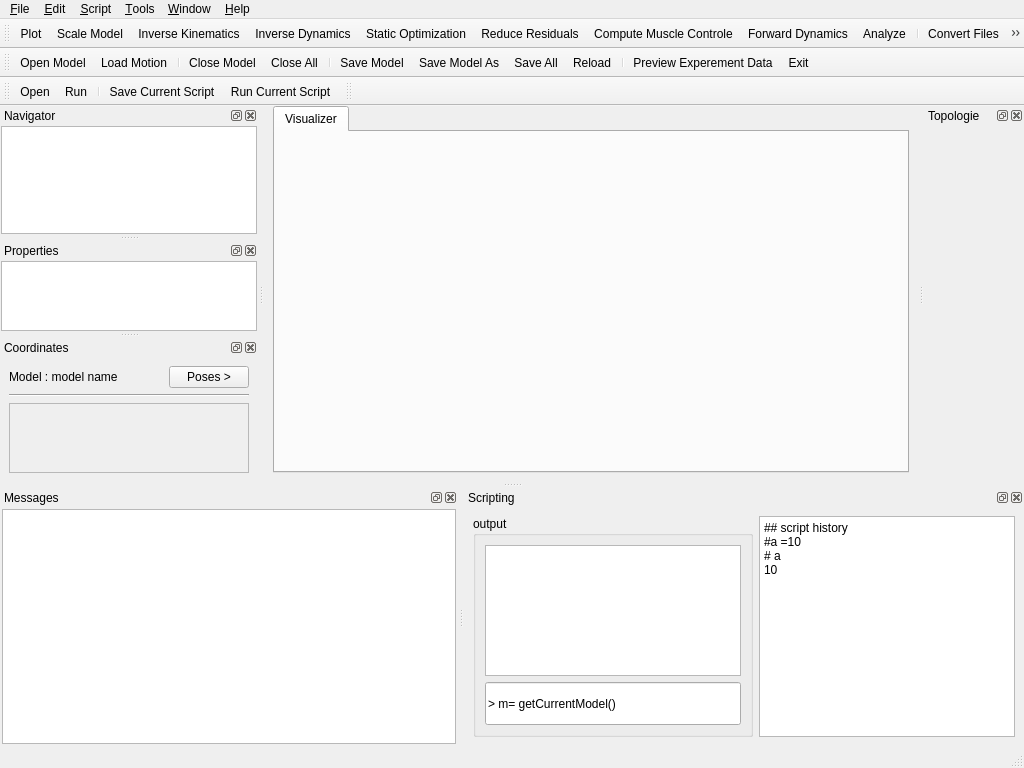
<?xml version="1.0" encoding="UTF-8"?>
<ui version="4.0">
 <class>vsMainWindow</class>
 <widget class="QMainWindow" name="vsMainWindow">
  <property name="geometry">
   <rect>
    <x>0</x>
    <y>0</y>
    <width>1024</width>
    <height>768</height>
   </rect>
  </property>
  <property name="mouseTracking">
   <bool>true</bool>
  </property>
  <property name="acceptDrops">
   <bool>true</bool>
  </property>
  <property name="windowTitle">
   <string notr="true">OpenSim 4.1</string>
  </property>
  <widget class="QWidget" name="centralwidget">
   <property name="sizePolicy">
    <sizepolicy hsizetype="Preferred" vsizetype="Preferred">
     <horstretch>0</horstretch>
     <verstretch>3</verstretch>
    </sizepolicy>
   </property>
   <layout class="QHBoxLayout" name="horizontalLayout_4">
    <property name="sizeConstraint">
     <enum>QLayout::SetDefaultConstraint</enum>
    </property>
    <property name="topMargin">
     <number>0</number>
    </property>
    <item>
     <widget class="QTabWidget" name="tabWidget">
      <property name="currentIndex">
       <number>0</number>
      </property>
      <widget class="QWidget" name="VtkVisualizerLayout">
       <property name="sizePolicy">
        <sizepolicy hsizetype="Expanding" vsizetype="Expanding">
         <horstretch>0</horstretch>
         <verstretch>0</verstretch>
        </sizepolicy>
       </property>
       <property name="whatsThis">
        <string>VtkVisualizer</string>
       </property>
       <property name="accessibleName">
        <string>VtkVisualizer</string>
       </property>
       <attribute name="icon">
        <iconset resource="../resource.qrc">
         <normaloff>:/Data/Images/DefaultIcon/4-direction-alt.png</normaloff>:/Data/Images/DefaultIcon/4-direction-alt.png</iconset>
       </attribute>
       <attribute name="title">
        <string>Visualizer</string>
       </attribute>
       <layout class="QVBoxLayout" name="verticalLayout_2">
        <property name="spacing">
         <number>2</number>
        </property>
        <property name="leftMargin">
         <number>1</number>
        </property>
        <property name="topMargin">
         <number>1</number>
        </property>
        <property name="rightMargin">
         <number>1</number>
        </property>
        <property name="bottomMargin">
         <number>1</number>
        </property>
        <item>
         <widget class="vsVisualizerVTK" name="vtkVisualiser" native="true">
          <property name="sizePolicy">
           <sizepolicy hsizetype="Expanding" vsizetype="Expanding">
            <horstretch>0</horstretch>
            <verstretch>0</verstretch>
           </sizepolicy>
          </property>
         </widget>
        </item>
       </layout>
      </widget>
     </widget>
    </item>
   </layout>
  </widget>
  <widget class="QMenuBar" name="menubar">
   <property name="geometry">
    <rect>
     <x>0</x>
     <y>0</y>
     <width>1024</width>
     <height>22</height>
    </rect>
   </property>
   <widget class="QMenu" name="menu_File">
    <property name="title">
     <string>&amp;File</string>
    </property>
    <addaction name="actionNew_Model"/>
    <addaction name="actionOpen_Model"/>
    <addaction name="actionLoad_Motion"/>
    <addaction name="separator"/>
    <addaction name="actionRecent_Files"/>
    <addaction name="separator"/>
    <addaction name="actionClose_Model"/>
    <addaction name="actionClose_All"/>
    <addaction name="separator"/>
    <addaction name="actionSave_Model"/>
    <addaction name="actionSave_Model_As"/>
    <addaction name="actionSave_All"/>
    <addaction name="actionReload"/>
    <addaction name="separator"/>
    <addaction name="actionPreview_Experement_Data"/>
    <addaction name="actionE_xit"/>
   </widget>
   <widget class="QMenu" name="menu_Edit">
    <property name="title">
     <string>&amp;Edit</string>
    </property>
    <addaction name="actionExcitations"/>
    <addaction name="actionPreferences"/>
    <addaction name="actionFile_xml"/>
    <addaction name="actionCurrent_model_Externally"/>
   </widget>
   <widget class="QMenu" name="menu_Script">
    <property name="title">
     <string>&amp;Script</string>
    </property>
    <addaction name="actionOpen"/>
    <addaction name="actionOpen_Recent"/>
    <addaction name="separator"/>
    <addaction name="actionSave_Current_Script"/>
    <addaction name="separator"/>
    <addaction name="actionRun"/>
    <addaction name="actionRun_Recent"/>
    <addaction name="separator"/>
    <addaction name="actionRun_Current_Script"/>
   </widget>
   <widget class="QMenu" name="menu_Tools">
    <property name="title">
     <string>&amp;Tools</string>
    </property>
    <addaction name="actionPlot"/>
    <addaction name="separator"/>
    <addaction name="actionScale_Model"/>
    <addaction name="actionInverse_Kinematics"/>
    <addaction name="actionInverse_Dynamics"/>
    <addaction name="actionStatic_Optimization"/>
    <addaction name="actionReduce_Residuals"/>
    <addaction name="actionCompute_Muscle_Controle"/>
    <addaction name="actionForward_Dynamics"/>
    <addaction name="actionAnalyze"/>
    <addaction name="separator"/>
    <addaction name="actionConvert_Files"/>
    <addaction name="separator"/>
    <addaction name="actionUser_Plugins"/>
   </widget>
   <widget class="QMenu" name="menu_Help">
    <property name="title">
     <string>&amp;Help</string>
    </property>
    <addaction name="actionOnline_Help"/>
    <addaction name="actionUser_s_Guide"/>
    <addaction name="actionExemples_Tutorials"/>
    <addaction name="actionXML_Browser"/>
    <addaction name="actionDoxygen"/>
    <addaction name="actionScripting_help"/>
    <addaction name="separator"/>
    <addaction name="actionReport_Bug"/>
    <addaction name="actionRequest_Feature"/>
    <addaction name="separator"/>
    <addaction name="actionAbout_Opensim"/>
   </widget>
   <widget class="QMenu" name="menu_Window">
    <property name="title">
     <string>&amp;Window</string>
    </property>
    <widget class="QMenu" name="menuConfigure_Window">
     <property name="title">
      <string>Configure Window</string>
     </property>
     <addaction name="actionMaximize"/>
     <addaction name="actionFloat"/>
     <addaction name="actionFloat_Groupe"/>
     <addaction name="actionDock"/>
     <addaction name="actionDock_Groupe"/>
     <addaction name="separator"/>
     <addaction name="actionClone_Document"/>
     <addaction name="actionNew_Document_Tab_Groupe"/>
     <addaction name="actionCollapse_Document_Tab_Groupe"/>
    </widget>
    <addaction name="actionProperties"/>
    <addaction name="actionScriptingShell"/>
    <addaction name="actionCoordinates"/>
    <addaction name="actionTopology_View"/>
    <addaction name="actionVisualizer"/>
    <addaction name="actionMessages"/>
    <addaction name="actionNavigator"/>
    <addaction name="menuConfigure_Window"/>
   </widget>
   <addaction name="menu_File"/>
   <addaction name="menu_Edit"/>
   <addaction name="menu_Script"/>
   <addaction name="menu_Tools"/>
   <addaction name="menu_Window"/>
   <addaction name="menu_Help"/>
  </widget>
  <widget class="QToolBar" name="kinematicToolBar">
   <property name="windowTitle">
    <string>Simulation</string>
   </property>
   <property name="toolButtonStyle">
    <enum>Qt::ToolButtonTextUnderIcon</enum>
   </property>
   <attribute name="toolBarArea">
    <enum>TopToolBarArea</enum>
   </attribute>
   <attribute name="toolBarBreak">
    <bool>false</bool>
   </attribute>
   <addaction name="actionPlot"/>
   <addaction name="actionScale_Model"/>
   <addaction name="actionInverse_Kinematics"/>
   <addaction name="actionInverse_Dynamics"/>
   <addaction name="actionStatic_Optimization"/>
   <addaction name="actionReduce_Residuals"/>
   <addaction name="actionCompute_Muscle_Controle"/>
   <addaction name="actionForward_Dynamics"/>
   <addaction name="actionAnalyze"/>
   <addaction name="separator"/>
   <addaction name="actionConvert_Files"/>
   <addaction name="separator"/>
   <addaction name="actionUser_Plugins"/>
  </widget>
  <widget class="QDockWidget" name="messagesDock">
   <property name="sizePolicy">
    <sizepolicy hsizetype="Fixed" vsizetype="Fixed">
     <horstretch>0</horstretch>
     <verstretch>0</verstretch>
    </sizepolicy>
   </property>
   <property name="minimumSize">
    <size>
     <width>91</width>
     <height>40</height>
    </size>
   </property>
   <property name="allowedAreas">
    <set>Qt::BottomDockWidgetArea|Qt::RightDockWidgetArea|Qt::TopDockWidgetArea</set>
   </property>
   <property name="windowTitle">
    <string>Messages</string>
   </property>
   <attribute name="dockWidgetArea">
    <number>8</number>
   </attribute>
   <widget class="QWidget" name="dockWidgetContents_9">
    <layout class="QVBoxLayout" name="verticalLayout_3">
     <property name="leftMargin">
      <number>2</number>
     </property>
     <property name="topMargin">
      <number>2</number>
     </property>
     <property name="rightMargin">
      <number>2</number>
     </property>
     <property name="bottomMargin">
      <number>2</number>
     </property>
     <item>
      <widget class="QTextEdit" name="messagesTextEdit">
       <property name="sizePolicy">
        <sizepolicy hsizetype="Preferred" vsizetype="Preferred">
         <horstretch>0</horstretch>
         <verstretch>0</verstretch>
        </sizepolicy>
       </property>
       <property name="minimumSize">
        <size>
         <width>0</width>
         <height>1</height>
        </size>
       </property>
       <property name="readOnly">
        <bool>true</bool>
       </property>
      </widget>
     </item>
    </layout>
   </widget>
  </widget>
  <widget class="QDockWidget" name="navigatorDock">
   <property name="minimumSize">
    <size>
     <width>200</width>
     <height>129</height>
    </size>
   </property>
   <property name="windowIcon">
    <iconset resource="../resource.qrc">
     <normaloff>:/Data/Images/DefaultIcon/list-unordered.png</normaloff>:/Data/Images/DefaultIcon/list-unordered.png</iconset>
   </property>
   <property name="windowTitle">
    <string>Navigator</string>
   </property>
   <attribute name="dockWidgetArea">
    <number>1</number>
   </attribute>
   <widget class="QWidget" name="treeContents">
    <property name="layoutDirection">
     <enum>Qt::LeftToRight</enum>
    </property>
    <layout class="QVBoxLayout" name="verticalLayout">
     <property name="leftMargin">
      <number>1</number>
     </property>
     <property name="topMargin">
      <number>1</number>
     </property>
     <property name="rightMargin">
      <number>1</number>
     </property>
     <property name="bottomMargin">
      <number>1</number>
     </property>
     <item>
      <widget class="QTreeView" name="navigatorTreeView">
       <property name="mouseTracking">
        <bool>true</bool>
       </property>
       <property name="acceptDrops">
        <bool>true</bool>
       </property>
       <property name="frameShadow">
        <enum>QFrame::Sunken</enum>
       </property>
       <property name="animated">
        <bool>true</bool>
       </property>
       <property name="headerHidden">
        <bool>true</bool>
       </property>
      </widget>
     </item>
    </layout>
   </widget>
  </widget>
  <widget class="QDockWidget" name="propertiesDock">
   <property name="acceptDrops">
    <bool>false</bool>
   </property>
   <property name="floating">
    <bool>false</bool>
   </property>
   <property name="windowTitle">
    <string>Properties</string>
   </property>
   <attribute name="dockWidgetArea">
    <number>1</number>
   </attribute>
   <widget class="QWidget" name="propertiesContents">
    <layout class="QHBoxLayout" name="horizontalLayout">
     <property name="leftMargin">
      <number>1</number>
     </property>
     <property name="topMargin">
      <number>1</number>
     </property>
     <property name="rightMargin">
      <number>1</number>
     </property>
     <property name="bottomMargin">
      <number>1</number>
     </property>
     <item>
      <widget class="QTreeView" name="propertyTreeView">
       <property name="alternatingRowColors">
        <bool>true</bool>
       </property>
       <property name="indentation">
        <number>0</number>
       </property>
       <property name="rootIsDecorated">
        <bool>false</bool>
       </property>
       <property name="animated">
        <bool>true</bool>
       </property>
       <property name="headerHidden">
        <bool>false</bool>
       </property>
      </widget>
     </item>
    </layout>
   </widget>
  </widget>
  <widget class="QDockWidget" name="scriptingDock">
   <property name="sizePolicy">
    <sizepolicy hsizetype="Fixed" vsizetype="Fixed">
     <horstretch>0</horstretch>
     <verstretch>0</verstretch>
    </sizepolicy>
   </property>
   <property name="minimumSize">
    <size>
     <width>218</width>
     <height>25</height>
    </size>
   </property>
   <property name="windowTitle">
    <string>Scripting</string>
   </property>
   <attribute name="dockWidgetArea">
    <number>8</number>
   </attribute>
   <widget class="QWidget" name="dockWidgetContents">
    <property name="minimumSize">
     <size>
      <width>0</width>
      <height>1</height>
     </size>
    </property>
    <layout class="QHBoxLayout" name="horizontalLayout_2">
     <item>
      <widget class="QGroupBox" name="groupBox">
       <property name="minimumSize">
        <size>
         <width>0</width>
         <height>1</height>
        </size>
       </property>
       <property name="baseSize">
        <size>
         <width>0</width>
         <height>0</height>
        </size>
       </property>
       <property name="title">
        <string>output</string>
       </property>
       <layout class="QVBoxLayout" name="verticalLayout_4">
        <item>
         <widget class="QPlainTextEdit" name="plainTextEdit_2">
          <property name="sizePolicy">
           <sizepolicy hsizetype="Preferred" vsizetype="Preferred">
            <horstretch>0</horstretch>
            <verstretch>3</verstretch>
           </sizepolicy>
          </property>
          <property name="minimumSize">
           <size>
            <width>0</width>
            <height>1</height>
           </size>
          </property>
         </widget>
        </item>
        <item>
         <widget class="QLineEdit" name="lineEdit">
          <property name="sizePolicy">
           <sizepolicy hsizetype="Preferred" vsizetype="Preferred">
            <horstretch>0</horstretch>
            <verstretch>1</verstretch>
           </sizepolicy>
          </property>
          <property name="minimumSize">
           <size>
            <width>0</width>
            <height>1</height>
           </size>
          </property>
          <property name="maximumSize">
           <size>
            <width>16777215</width>
            <height>50</height>
           </size>
          </property>
          <property name="inputMask">
           <string/>
          </property>
          <property name="text">
           <string>&gt; m= getCurrentModel()</string>
          </property>
         </widget>
        </item>
       </layout>
      </widget>
     </item>
     <item>
      <widget class="QPlainTextEdit" name="plainTextEdit_3">
       <property name="sizePolicy">
        <sizepolicy hsizetype="Preferred" vsizetype="Preferred">
         <horstretch>0</horstretch>
         <verstretch>0</verstretch>
        </sizepolicy>
       </property>
       <property name="minimumSize">
        <size>
         <width>0</width>
         <height>1</height>
        </size>
       </property>
       <property name="plainText">
        <string>## script history
#a =10
# a
10</string>
       </property>
      </widget>
     </item>
    </layout>
   </widget>
  </widget>
  <widget class="QDockWidget" name="topologyDock">
   <property name="enabled">
    <bool>true</bool>
   </property>
   <property name="minimumSize">
    <size>
     <width>100</width>
     <height>52</height>
    </size>
   </property>
   <property name="windowTitle">
    <string>Topologie</string>
   </property>
   <attribute name="dockWidgetArea">
    <number>2</number>
   </attribute>
  </widget>
  <widget class="QStatusBar" name="statusbar"/>
  <widget class="QToolBar" name="fileToolBar">
   <property name="windowTitle">
    <string>toolBar</string>
   </property>
   <property name="toolButtonStyle">
    <enum>Qt::ToolButtonTextUnderIcon</enum>
   </property>
   <attribute name="toolBarArea">
    <enum>TopToolBarArea</enum>
   </attribute>
   <attribute name="toolBarBreak">
    <bool>true</bool>
   </attribute>
   <addaction name="actionOpen_Model"/>
   <addaction name="actionLoad_Motion"/>
   <addaction name="separator"/>
   <addaction name="actionClose_Model"/>
   <addaction name="actionClose_All"/>
   <addaction name="separator"/>
   <addaction name="actionSave_Model"/>
   <addaction name="actionSave_Model_As"/>
   <addaction name="actionSave_All"/>
   <addaction name="actionReload"/>
   <addaction name="separator"/>
   <addaction name="actionPreview_Experement_Data"/>
   <addaction name="actionE_xit"/>
  </widget>
  <widget class="QToolBar" name="scriptToolBar">
   <property name="windowTitle">
    <string>toolBar</string>
   </property>
   <property name="toolButtonStyle">
    <enum>Qt::ToolButtonTextUnderIcon</enum>
   </property>
   <attribute name="toolBarArea">
    <enum>TopToolBarArea</enum>
   </attribute>
   <attribute name="toolBarBreak">
    <bool>true</bool>
   </attribute>
   <addaction name="actionOpen"/>
   <addaction name="actionRun"/>
   <addaction name="separator"/>
   <addaction name="actionSave_Current_Script"/>
   <addaction name="actionRun_Current_Script"/>
  </widget>
  <widget class="QToolBar" name="simulationToolBar">
   <property name="windowTitle">
    <string>toolBar</string>
   </property>
   <attribute name="toolBarArea">
    <enum>TopToolBarArea</enum>
   </attribute>
   <attribute name="toolBarBreak">
    <bool>false</bool>
   </attribute>
  </widget>
  <widget class="QDockWidget" name="coordinatesDock">
   <property name="windowTitle">
    <string>Coordinates</string>
   </property>
   <attribute name="dockWidgetArea">
    <number>1</number>
   </attribute>
   <widget class="QWidget" name="dockWidgetContents_2">
    <layout class="QVBoxLayout" name="verticalLayout_5">
     <item>
      <layout class="QHBoxLayout" name="headerLayout">
       <item>
        <widget class="QLabel" name="modelLabel">
         <property name="text">
          <string>Model : model name</string>
         </property>
        </widget>
       </item>
       <item>
        <spacer name="horizontalSpacer">
         <property name="orientation">
          <enum>Qt::Horizontal</enum>
         </property>
         <property name="sizeHint" stdset="0">
          <size>
           <width>40</width>
           <height>20</height>
          </size>
         </property>
        </spacer>
       </item>
       <item>
        <widget class="QPushButton" name="posesButton">
         <property name="text">
          <string>Poses &gt;</string>
         </property>
        </widget>
       </item>
      </layout>
     </item>
     <item>
      <widget class="Line" name="line">
       <property name="orientation">
        <enum>Qt::Horizontal</enum>
       </property>
      </widget>
     </item>
     <item>
      <widget class="QScrollArea" name="scrollArea">
       <property name="widgetResizable">
        <bool>true</bool>
       </property>
       <widget class="QWidget" name="scrollAreaWidgetContents">
        <property name="geometry">
         <rect>
          <x>0</x>
          <y>0</y>
          <width>271</width>
          <height>68</height>
         </rect>
        </property>
       </widget>
      </widget>
     </item>
    </layout>
   </widget>
  </widget>
  <action name="actionOpen_Model">
   <property name="icon">
    <iconset resource="../resource.qrc">
     <normaloff>:/Data/Images/DefaultIcon/file-add.png</normaloff>:/Data/Images/DefaultIcon/file-add.png</iconset>
   </property>
   <property name="text">
    <string>Open Model...</string>
   </property>
  </action>
  <action name="actionLoad_Motion">
   <property name="icon">
    <iconset resource="../resource.qrc">
     <normaloff>:/Data/Images/DefaultIcon/connect.png</normaloff>:/Data/Images/DefaultIcon/connect.png</iconset>
   </property>
   <property name="text">
    <string>Load Motion...</string>
   </property>
  </action>
  <action name="actionRecent_Files">
   <property name="text">
    <string>Recent Files</string>
   </property>
  </action>
  <action name="actionClose_Model">
   <property name="icon">
    <iconset resource="../resource.qrc">
     <normaloff>:/Data/Images/DefaultIcon/file-remove.png</normaloff>:/Data/Images/DefaultIcon/file-remove.png</iconset>
   </property>
   <property name="text">
    <string>Close Model</string>
   </property>
  </action>
  <action name="actionClose_All">
   <property name="icon">
    <iconset resource="../resource.qrc">
     <normaloff>:/Data/Images/DefaultIcon/files.png</normaloff>:/Data/Images/DefaultIcon/files.png</iconset>
   </property>
   <property name="text">
    <string>Close All</string>
   </property>
  </action>
  <action name="actionSave_Model">
   <property name="icon">
    <iconset resource="../resource.qrc">
     <normaloff>:/Data/Images/DefaultIcon/save.png</normaloff>:/Data/Images/DefaultIcon/save.png</iconset>
   </property>
   <property name="text">
    <string>Save Model...</string>
   </property>
  </action>
  <action name="actionSave_Model_As">
   <property name="icon">
    <iconset resource="../resource.qrc">
     <normaloff>:/Data/Images/DefaultIcon/file-download-alt.png</normaloff>:/Data/Images/DefaultIcon/file-download-alt.png</iconset>
   </property>
   <property name="text">
    <string>Save Model As...</string>
   </property>
  </action>
  <action name="actionSave_All">
   <property name="icon">
    <iconset resource="../resource.qrc">
     <normaloff>:/Data/Images/DefaultIcon/files.png</normaloff>:/Data/Images/DefaultIcon/files.png</iconset>
   </property>
   <property name="text">
    <string>Save All</string>
   </property>
  </action>
  <action name="actionPreview_Experement_Data">
   <property name="icon">
    <iconset resource="../resource.qrc">
     <normaloff>:/Data/Images/DefaultIcon/presentation.png</normaloff>:/Data/Images/DefaultIcon/presentation.png</iconset>
   </property>
   <property name="text">
    <string>Preview Experement Data</string>
   </property>
  </action>
  <action name="actionE_xit">
   <property name="icon">
    <iconset resource="../resource.qrc">
     <normaloff>:/Data/Images/DefaultIcon/logout.png</normaloff>:/Data/Images/DefaultIcon/logout.png</iconset>
   </property>
   <property name="text">
    <string>E&amp;xit</string>
   </property>
  </action>
  <action name="actionExcitations">
   <property name="text">
    <string>Excitations...</string>
   </property>
  </action>
  <action name="actionPreferences">
   <property name="text">
    <string>Preferences...</string>
   </property>
  </action>
  <action name="actionFile_xml">
   <property name="text">
    <string>File (.xml)...</string>
   </property>
  </action>
  <action name="actionOpen">
   <property name="icon">
    <iconset resource="../resource.qrc">
     <normaloff>:/Data/Images/DefaultIcon/code.png</normaloff>:/Data/Images/DefaultIcon/code.png</iconset>
   </property>
   <property name="text">
    <string>Open...</string>
   </property>
  </action>
  <action name="actionOpen_Recent">
   <property name="text">
    <string>Open Recent...</string>
   </property>
  </action>
  <action name="actionRun">
   <property name="icon">
    <iconset resource="../resource.qrc">
     <normaloff>:/Data/Images/DefaultIcon/MD-play.png</normaloff>:/Data/Images/DefaultIcon/MD-play.png</iconset>
   </property>
   <property name="text">
    <string>Run...</string>
   </property>
  </action>
  <action name="actionRun_Recent">
   <property name="text">
    <string>Run Recent...</string>
   </property>
  </action>
  <action name="actionSave_Current_Script">
   <property name="icon">
    <iconset resource="../resource.qrc">
     <normaloff>:/Data/Images/DefaultIcon/save.png</normaloff>:/Data/Images/DefaultIcon/save.png</iconset>
   </property>
   <property name="text">
    <string>Save Current Script...</string>
   </property>
  </action>
  <action name="actionRun_Current_Script">
   <property name="icon">
    <iconset resource="../resource.qrc">
     <normaloff>:/Data/Images/DefaultIcon/arrow-3-right.png</normaloff>:/Data/Images/DefaultIcon/arrow-3-right.png</iconset>
   </property>
   <property name="text">
    <string>Run Current Script...</string>
   </property>
  </action>
  <action name="actionPlot">
   <property name="icon">
    <iconset resource="../resource.qrc">
     <normaloff>:/Data/Images/DefaultIcon/axis-x-y.png</normaloff>:/Data/Images/DefaultIcon/axis-x-y.png</iconset>
   </property>
   <property name="text">
    <string>Plot</string>
   </property>
  </action>
  <action name="actionScale_Model">
   <property name="icon">
    <iconset resource="../resource.qrc">
     <normaloff>:/Data/Images/DefaultIcon/4-direction.png</normaloff>:/Data/Images/DefaultIcon/4-direction.png</iconset>
   </property>
   <property name="text">
    <string>Scale Model...</string>
   </property>
  </action>
  <action name="actionInverse_Kinematics">
   <property name="icon">
    <iconset resource="../resource.qrc">
     <normaloff>:/Data/Images/DefaultIcon/3D-sphere.png</normaloff>:/Data/Images/DefaultIcon/3D-sphere.png</iconset>
   </property>
   <property name="text">
    <string>Inverse Kinematics...</string>
   </property>
  </action>
  <action name="actionInverse_Dynamics">
   <property name="icon">
    <iconset resource="../resource.qrc">
     <normaloff>:/Data/Images/DefaultIcon/bicycle.png</normaloff>:/Data/Images/DefaultIcon/bicycle.png</iconset>
   </property>
   <property name="text">
    <string>Inverse Dynamics</string>
   </property>
  </action>
  <action name="actionStatic_Optimization">
   <property name="icon">
    <iconset resource="../resource.qrc">
     <normaloff>:/Data/Images/DefaultIcon/MD-knob-increase.png</normaloff>:/Data/Images/DefaultIcon/MD-knob-increase.png</iconset>
   </property>
   <property name="text">
    <string>Static Optimization...</string>
   </property>
  </action>
  <action name="actionReduce_Residuals">
   <property name="icon">
    <iconset resource="../resource.qrc">
     <normaloff>:/Data/Images/DefaultIcon/arrow-3-down.png</normaloff>:/Data/Images/DefaultIcon/arrow-3-down.png</iconset>
   </property>
   <property name="text">
    <string>Reduce Residuals...</string>
   </property>
  </action>
  <action name="actionCompute_Muscle_Controle">
   <property name="icon">
    <iconset resource="../resource.qrc">
     <normaloff>:/Data/Images/DefaultIcon/controls.png</normaloff>:/Data/Images/DefaultIcon/controls.png</iconset>
   </property>
   <property name="text">
    <string>Compute Muscle Controle...</string>
   </property>
  </action>
  <action name="actionForward_Dynamics">
   <property name="icon">
    <iconset resource="../resource.qrc">
     <normaloff>:/Data/Images/DefaultIcon/MD-fast-forward.png</normaloff>:/Data/Images/DefaultIcon/MD-fast-forward.png</iconset>
   </property>
   <property name="text">
    <string>Forward Dynamics...</string>
   </property>
  </action>
  <action name="actionAnalyze">
   <property name="icon">
    <iconset resource="../resource.qrc">
     <normaloff>:/Data/Images/DefaultIcon/search-advanced.png</normaloff>:/Data/Images/DefaultIcon/search-advanced.png</iconset>
   </property>
   <property name="text">
    <string>Analyze...</string>
   </property>
  </action>
  <action name="actionConvert_Files">
   <property name="icon">
    <iconset resource="../resource.qrc">
     <normaloff>:/Data/Images/DefaultIcon/arrow-circular-alt-1.png</normaloff>:/Data/Images/DefaultIcon/arrow-circular-alt-1.png</iconset>
   </property>
   <property name="text">
    <string>Convert Files ...</string>
   </property>
  </action>
  <action name="actionUser_Plugins">
   <property name="icon">
    <iconset resource="../resource.qrc">
     <normaloff>:/Data/Images/DefaultIcon/plugin.png</normaloff>:/Data/Images/DefaultIcon/plugin.png</iconset>
   </property>
   <property name="text">
    <string>User Plugins</string>
   </property>
  </action>
  <action name="actionProperties">
   <property name="text">
    <string>Properties</string>
   </property>
  </action>
  <action name="actionScriptingShell">
   <property name="text">
    <string>ScriptingShell</string>
   </property>
  </action>
  <action name="actionCoordinates">
   <property name="text">
    <string>Coordinates</string>
   </property>
  </action>
  <action name="actionTopology_View">
   <property name="text">
    <string>Topology View</string>
   </property>
  </action>
  <action name="actionVisualizer">
   <property name="text">
    <string>Visualizer</string>
   </property>
  </action>
  <action name="actionMessages">
   <property name="text">
    <string>Messages</string>
   </property>
  </action>
  <action name="actionNavigator">
   <property name="text">
    <string>Navigator</string>
   </property>
  </action>
  <action name="actionMaximize">
   <property name="text">
    <string>Maximize</string>
   </property>
  </action>
  <action name="actionFloat">
   <property name="text">
    <string>Float</string>
   </property>
  </action>
  <action name="actionFloat_Groupe">
   <property name="text">
    <string>Float Groupe</string>
   </property>
  </action>
  <action name="actionDock">
   <property name="text">
    <string>Dock</string>
   </property>
  </action>
  <action name="actionDock_Groupe">
   <property name="text">
    <string>Dock Groupe</string>
   </property>
  </action>
  <action name="actionClone_Document">
   <property name="text">
    <string>Clone Document</string>
   </property>
  </action>
  <action name="actionNew_Document_Tab_Groupe">
   <property name="text">
    <string>New Document Tab Groupe</string>
   </property>
  </action>
  <action name="actionCollapse_Document_Tab_Groupe">
   <property name="text">
    <string>Collapse Document Tab Groupe</string>
   </property>
  </action>
  <action name="actionOnline_Help">
   <property name="text">
    <string>Online Help</string>
   </property>
  </action>
  <action name="actionUser_s_Guide">
   <property name="text">
    <string>User's Guide</string>
   </property>
  </action>
  <action name="actionExemples_Tutorials">
   <property name="text">
    <string>Exemples &amp;&amp; Tutorials</string>
   </property>
  </action>
  <action name="actionXML_Browser">
   <property name="text">
    <string>XML Browser</string>
   </property>
  </action>
  <action name="actionDoxygen">
   <property name="text">
    <string>Doxygen</string>
   </property>
  </action>
  <action name="actionScripting_help">
   <property name="text">
    <string>Scripting help</string>
   </property>
  </action>
  <action name="actionReport_Bug">
   <property name="text">
    <string>Report Bug</string>
   </property>
  </action>
  <action name="actionRequest_Feature">
   <property name="text">
    <string>Request Feature</string>
   </property>
  </action>
  <action name="actionAbout_Opensim">
   <property name="text">
    <string>About Opensim</string>
   </property>
  </action>
  <action name="actionReload">
   <property name="icon">
    <iconset resource="../resource.qrc">
     <normaloff>:/Data/Images/DefaultIcon/MD-reload.png</normaloff>:/Data/Images/DefaultIcon/MD-reload.png</iconset>
   </property>
   <property name="text">
    <string>Reload</string>
   </property>
   <property name="shortcut">
    <string>F5</string>
   </property>
  </action>
  <action name="actionNew_Model">
   <property name="text">
    <string>Create new model</string>
   </property>
  </action>
  <action name="actionCurrent_model_Externally">
   <property name="text">
    <string>Edit current model externally</string>
   </property>
  </action>
 </widget>
 <customwidgets>
  <customwidget>
   <class>vsVisualizerVTK</class>
   <extends>QWidget</extends>
   <header location="global">vsVisualizer/vsVisualizerVTK.h</header>
   <container>1</container>
  </customwidget>
 </customwidgets>
 <resources>
  <include location="../resource.qrc"/>
 </resources>
 <connections/>
</ui>
